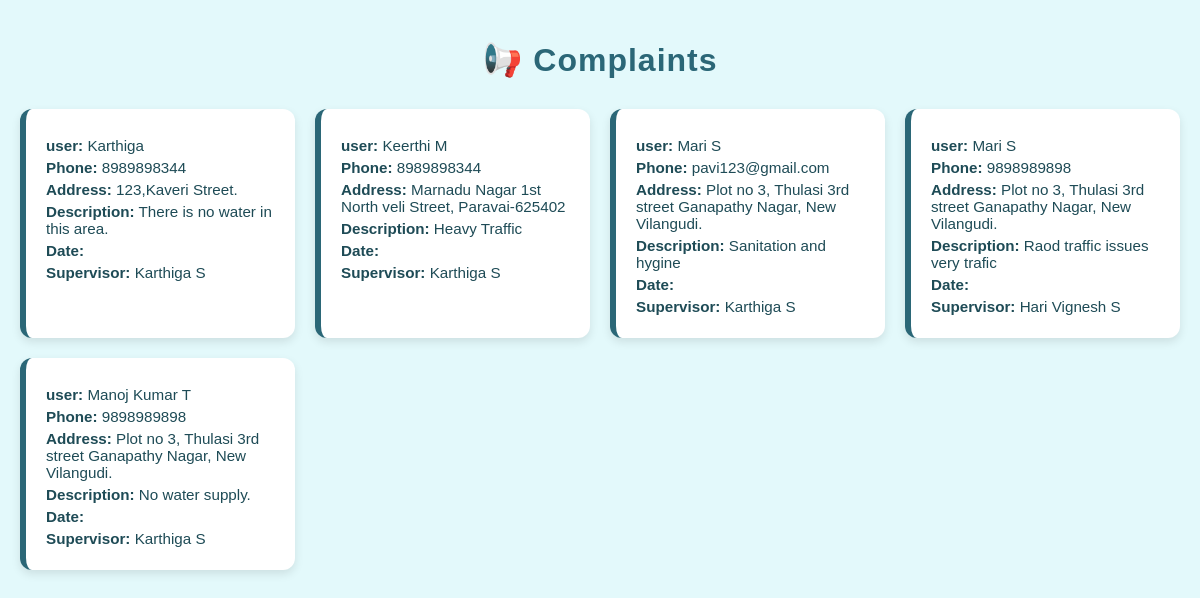
The app's page /eo/complaints/ with its own data.
### myapp/models.py (models this page shows, shortened)
class Complaint(models.Model):
    user = models.CharField(max_length=100,null=True)
    phone = models.CharField(max_length=100,null=True)
    address = models.TextField(max_length=255, null=True)
    location = models.CharField(max_length=255, null=True)
    complaint_type = models.CharField(max_length=100, null=True)
    description = models.TextField(max_length=500, null=True)
    file = models.FileField(upload_to='complaints/', blank=True, null=True)
    date_time = models.DateTimeField(default=timezone.now)
    supervisor_name= models.CharField(max_length=100,null=True)
    status = models.CharField(
        max_length=20,
        default='unverified'
    )

### myapp/views.py (the view)
# urls.py: path('eo/complaints/', views.eo_complaints, name='eo_complaints'),
def eo_complaints(request):
    complaints = Complaint.objects.all()
    context = {
        'complaints': complaints,
        'admin_username': request.session.get('eo_emp_number'),
    }
    return render(request, 'eo_complaints.html', context)

### myapp/templates/eo_complaints.html (shortened to what this page needs)
<!DOCTYPE html>
<html lang="en">
<head>
</head>
<body>
<h1>📢 Complaints</h1>
<div class="cards-container">
{% for complaint in complaints %}
  <div class="card">
    <p><strong>user:</strong> {{ complaint.user }}</p>
    <p><strong>Phone:</strong> {{ complaint.phone }}</p>
    <p><strong>Address:</strong> {{ complaint.address }}</p>
    <p><strong>Description:</strong> {{ complaint.description }}</p>
    <p><strong>Date:</strong> {{ complaint.created_at }}</p>
    <p><strong>Supervisor:</strong> {{ complaint.supervisor_name }}</p>
  </div>
{% empty %}
  <p style="text-align:center;">No complaints found.</p>
{% endfor %}
</div>
</body>
</html>

### myapp/templates/eo_complaints.html (style rules this page uses)
:root { --bg: #e3f9fb; --card-bg: #ffffff; --accent: #2b6777; --highlight: #e63946; --text: #1e4b56; --shadow: rgba(0, 0, 0, 0.1); }
body { font-family: "Poppins", sans-serif; background-color: var(--bg); margin: 0; padding: 20px; color: var(--text); }
h1 { text-align: center; margin-bottom: 30px; color: var(--accent); letter-spacing: 1px; }
.cards-container { display: grid; grid-template-columns: repeat(auto-fill, minmax(250px, 1fr)); gap: 20px; }
.card { background: var(--card-bg); border-radius: 12px; padding: 18px 20px; box-shadow: 0 4px 10px var(--shadow); transition: all 0.3s ease; border-left: 6px solid var(--accent); cursor: pointer; }
.card p { margin: 5px 0; font-size: 0.95em; color: var(--text); }

### records on screen
Complaint: user "Karthiga", phone "8989898344", address "123,Kaveri Street.", description "There is no water in this area.", supervisor_name "Karthiga S"
Complaint: user "Keerthi M", phone "8989898344", address "Marnadu Nagar 1st North veli Street, Paravai-625402", description "Heavy Traffic", supervisor_name "Karthiga S"
Complaint: user "Mari S", phone "pavi123@gmail.com", address "Plot no 3, Thulasi 3rd street Ganapathy Nagar, New Vilangudi.", description "Sanitation and hygine", supervisor_name "Karthiga S"
Complaint: user "Mari S", phone "9898989898", address "Plot no 3, Thulasi 3rd street Ganapathy Nagar, New Vilangudi.", description "Raod traffic issues very trafic", supervisor_name "Hari Vignesh S"
Complaint: user "Manoj Kumar T", phone "9898989898", address "Plot no 3, Thulasi 3rd street Ganapathy Nagar, New Vilangudi.", description "No water supply.", supervisor_name "Karthiga S"
